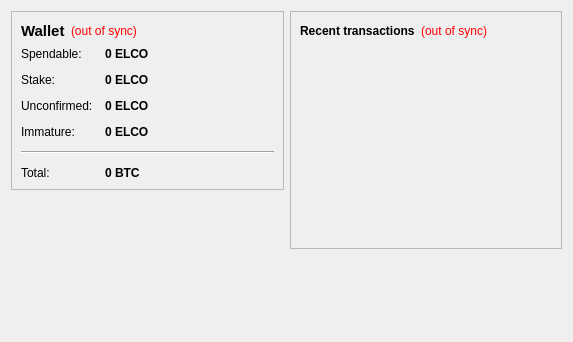
<?xml version="1.0" encoding="UTF-8"?>
<ui version="4.0">
 <class>OverviewPage</class>
 <widget class="QWidget" name="OverviewPage">
  <property name="geometry">
   <rect>
    <x>0</x>
    <y>0</y>
    <width>573</width>
    <height>342</height>
   </rect>
  </property>
  <property name="windowTitle">
   <string>Form</string>
  </property>
  <layout class="QHBoxLayout" name="horizontalLayout" stretch="1,1">
   <item>
    <layout class="QVBoxLayout" name="verticalLayout_2">
     <item>
      <widget class="QFrame" name="frame">
       <property name="frameShape">
        <enum>QFrame::StyledPanel</enum>
       </property>
       <property name="frameShadow">
        <enum>QFrame::Raised</enum>
       </property>
       <layout class="QVBoxLayout" name="verticalLayout_4">
        <item>
         <layout class="QHBoxLayout" name="horizontalLayout_4">
          <item>
           <widget class="QLabel" name="label_5">
            <property name="font">
             <font>
              <pointsize>11</pointsize>
              <weight>75</weight>
              <bold>true</bold>
             </font>
            </property>
            <property name="text">
             <string>Wallet</string>
            </property>
           </widget>
          </item>
          <item>
           <widget class="QLabel" name="labelWalletStatus">
            <property name="toolTip">
             <string>The displayed information may be out of date. Your wallet automatically synchronizes with the ELcoin network after a connection is established, but this process has not completed yet.</string>
            </property>
            <property name="styleSheet">
             <string notr="true">QLabel { color: red; }</string>
            </property>
            <property name="text">
             <string notr="true">(out of sync)</string>
            </property>
            <property name="alignment">
             <set>Qt::AlignLeading|Qt::AlignLeft|Qt::AlignVCenter</set>
            </property>
           </widget>
          </item>
          <item>
           <spacer name="horizontalSpacer_2">
            <property name="orientation">
             <enum>Qt::Horizontal</enum>
            </property>
            <property name="sizeHint" stdset="0">
             <size>
              <width>40</width>
              <height>20</height>
             </size>
            </property>
           </spacer>
          </item>
         </layout>
        </item>
        <item>
         <layout class="QFormLayout" name="formLayout_2">
          <property name="fieldGrowthPolicy">
           <enum>QFormLayout::AllNonFixedFieldsGrow</enum>
          </property>
          <property name="horizontalSpacing">
           <number>12</number>
          </property>
          <property name="verticalSpacing">
           <number>12</number>
          </property>
          <item row="0" column="0">
           <widget class="QLabel" name="label">
            <property name="text">
             <string>Spendable:</string>
            </property>
           </widget>
          </item>
          <item row="0" column="1">
           <widget class="QLabel" name="labelBalance">
            <property name="font">
             <font>
              <weight>75</weight>
              <bold>true</bold>
             </font>
            </property>
            <property name="cursor">
             <cursorShape>IBeamCursor</cursorShape>
            </property>
            <property name="toolTip">
             <string>Your current spendable balance</string>
            </property>
            <property name="text">
             <string notr="true">0 ELCO</string>
            </property>
            <property name="textInteractionFlags">
             <set>Qt::LinksAccessibleByMouse|Qt::TextSelectableByKeyboard|Qt::TextSelectableByMouse</set>
            </property>
           </widget>
          </item>
          <item row="1" column="0">
           <widget class="QLabel" name="label_6">
            <property name="text">
             <string>Stake:</string>
            </property>
           </widget>
          </item>
          <item row="1" column="1">
           <widget class="QLabel" name="labelStake">
            <property name="font">
             <font>
              <weight>75</weight>
              <bold>true</bold>
             </font>
            </property>
            <property name="cursor">
             <cursorShape>IBeamCursor</cursorShape>
            </property>
            <property name="toolTip">
             <string>Total of coins that was staked, and do not yet count toward the current balance</string>
            </property>
            <property name="text">
             <string notr="true">0 ELCO</string>
            </property>
            <property name="textInteractionFlags">
             <set>Qt::LinksAccessibleByMouse|Qt::TextSelectableByKeyboard|Qt::TextSelectableByMouse</set>
            </property>
           </widget>
          </item>
          <item row="2" column="0">
           <widget class="QLabel" name="label_3">
            <property name="text">
             <string>Unconfirmed:</string>
            </property>
           </widget>
          </item>
          <item row="2" column="1">
           <widget class="QLabel" name="labelUnconfirmed">
            <property name="font">
             <font>
              <weight>75</weight>
              <bold>true</bold>
             </font>
            </property>
            <property name="cursor">
             <cursorShape>IBeamCursor</cursorShape>
            </property>
            <property name="toolTip">
             <string>Total of transactions that have yet to be confirmed, and do not yet count toward the current balance</string>
            </property>
            <property name="text">
             <string notr="true">0 ELCO</string>
            </property>
            <property name="textInteractionFlags">
             <set>Qt::LinksAccessibleByMouse|Qt::TextSelectableByKeyboard|Qt::TextSelectableByMouse</set>
            </property>
           </widget>
          </item>
          <item row="3" column="0">
           <widget class="QLabel" name="labelImmatureText">
            <property name="text">
             <string>Immature:</string>
            </property>
           </widget>
          </item>
          <item row="3" column="1">
           <widget class="QLabel" name="labelImmature">
            <property name="font">
             <font>
              <weight>75</weight>
              <bold>true</bold>
             </font>
            </property>
            <property name="toolTip">
             <string>Mined balance that has not yet matured</string>
            </property>
            <property name="text">
             <string notr="true">0 ELCO</string>
            </property>
            <property name="textInteractionFlags">
             <set>Qt::LinksAccessibleByMouse|Qt::TextSelectableByKeyboard|Qt::TextSelectableByMouse</set>
            </property>
           </widget>
          </item>
          <item row="4" column="0" colspan="2">
           <widget class="Line" name="line">
            <property name="orientation">
             <enum>Qt::Horizontal</enum>
            </property>
           </widget>
          </item>
          <item row="5" column="0">
           <widget class="QLabel" name="labelTotalText">
            <property name="text">
             <string>Total:</string>
            </property>
           </widget>
          </item>
          <item row="5" column="1">
           <widget class="QLabel" name="labelTotal">
            <property name="font">
             <font>
              <weight>75</weight>
              <bold>true</bold>
             </font>
            </property>
            <property name="cursor">
             <cursorShape>IBeamCursor</cursorShape>
            </property>
            <property name="toolTip">
             <string>Your current total balance</string>
            </property>
            <property name="text">
             <string notr="true">0 BTC</string>
            </property>
            <property name="textInteractionFlags">
             <set>Qt::LinksAccessibleByMouse|Qt::TextSelectableByKeyboard|Qt::TextSelectableByMouse</set>
            </property>
           </widget>
          </item>
         </layout>
        </item>
       </layout>
      </widget>
     </item>
     <item>
      <spacer name="verticalSpacer">
       <property name="orientation">
        <enum>Qt::Vertical</enum>
       </property>
       <property name="sizeHint" stdset="0">
        <size>
         <width>20</width>
         <height>40</height>
        </size>
       </property>
      </spacer>
     </item>
    </layout>
   </item>
   <item>
    <layout class="QVBoxLayout" name="verticalLayout_3">
     <item>
      <widget class="QFrame" name="frame_2">
       <property name="frameShape">
        <enum>QFrame::StyledPanel</enum>
       </property>
       <property name="frameShadow">
        <enum>QFrame::Raised</enum>
       </property>
       <layout class="QVBoxLayout" name="verticalLayout">
        <item>
         <layout class="QHBoxLayout" name="horizontalLayout_2">
          <item>
           <widget class="QLabel" name="label_4">
            <property name="text">
             <string>&lt;b&gt;Recent transactions&lt;/b&gt;</string>
            </property>
           </widget>
          </item>
          <item>
           <widget class="QLabel" name="labelTransactionsStatus">
            <property name="toolTip">
             <string>The displayed information may be out of date. Your wallet automatically synchronizes with the ELcoin network after a connection is established, but this process has not completed yet.</string>
            </property>
            <property name="styleSheet">
             <string notr="true">QLabel { color: red; }</string>
            </property>
            <property name="text">
             <string notr="true">(out of sync)</string>
            </property>
            <property name="alignment">
             <set>Qt::AlignRight|Qt::AlignTrailing|Qt::AlignVCenter</set>
            </property>
           </widget>
          </item>
          <item>
           <spacer name="horizontalSpacer">
            <property name="orientation">
             <enum>Qt::Horizontal</enum>
            </property>
            <property name="sizeHint" stdset="0">
             <size>
              <width>40</width>
              <height>20</height>
             </size>
            </property>
           </spacer>
          </item>
         </layout>
        </item>
        <item>
         <widget class="QListView" name="listTransactions">
          <property name="styleSheet">
           <string notr="true">QListView { background: transparent; }</string>
          </property>
          <property name="frameShape">
           <enum>QFrame::NoFrame</enum>
          </property>
          <property name="verticalScrollBarPolicy">
           <enum>Qt::ScrollBarAlwaysOff</enum>
          </property>
          <property name="horizontalScrollBarPolicy">
           <enum>Qt::ScrollBarAlwaysOff</enum>
          </property>
          <property name="selectionMode">
           <enum>QAbstractItemView::NoSelection</enum>
          </property>
         </widget>
        </item>
       </layout>
      </widget>
     </item>
     <item>
      <spacer name="verticalSpacer_2">
       <property name="orientation">
        <enum>Qt::Vertical</enum>
       </property>
       <property name="sizeHint" stdset="0">
        <size>
         <width>20</width>
         <height>40</height>
        </size>
       </property>
      </spacer>
     </item>
    </layout>
   </item>
  </layout>
 </widget>
 <resources/>
 <connections/>
</ui>
